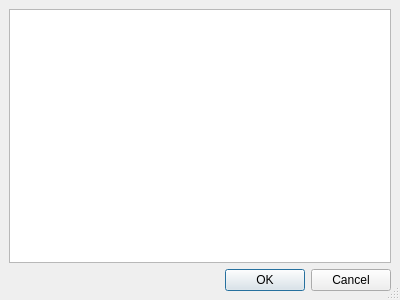
<ui version="4.0" >
 <class>PathProperties</class>
 <widget class="QDialog" name="PathProperties" >
  <property name="geometry" >
   <rect>
    <x>0</x>
    <y>0</y>
    <width>400</width>
    <height>300</height>
   </rect>
  </property>
  <property name="windowTitle" >
   <string>Edit Properties</string>
  </property>
  <property name="sizeGripEnabled" >
   <bool>true</bool>
  </property>
  <layout class="QGridLayout" >
   <property name="margin" >
    <number>9</number>
   </property>
   <property name="spacing" >
    <number>6</number>
   </property>
   <item row="0" column="0" >
    <widget class="QTreeView" name="viewPathProperties" >
     <property name="alternatingRowColors" >
      <bool>true</bool>
     </property>
     <property name="rootIsDecorated" >
      <bool>false</bool>
     </property>
     <property name="itemsExpandable" >
      <bool>false</bool>
     </property>
    </widget>
   </item>
   <item row="1" column="0" >
    <widget class="QDialogButtonBox" name="buttonBox" >
     <property name="orientation" >
      <enum>Qt::Horizontal</enum>
     </property>
     <property name="standardButtons" >
      <set>QDialogButtonBox::Cancel|QDialogButtonBox::Ok</set>
     </property>
    </widget>
   </item>
  </layout>
 </widget>
 <resources/>
 <connections>
  <connection>
   <sender>buttonBox</sender>
   <signal>accepted()</signal>
   <receiver>PathProperties</receiver>
   <slot>accept()</slot>
   <hints>
    <hint type="sourcelabel" >
     <x>248</x>
     <y>254</y>
    </hint>
    <hint type="destinationlabel" >
     <x>157</x>
     <y>274</y>
    </hint>
   </hints>
  </connection>
  <connection>
   <sender>buttonBox</sender>
   <signal>rejected()</signal>
   <receiver>PathProperties</receiver>
   <slot>reject()</slot>
   <hints>
    <hint type="sourcelabel" >
     <x>316</x>
     <y>260</y>
    </hint>
    <hint type="destinationlabel" >
     <x>286</x>
     <y>274</y>
    </hint>
   </hints>
  </connection>
 </connections>
</ui>
